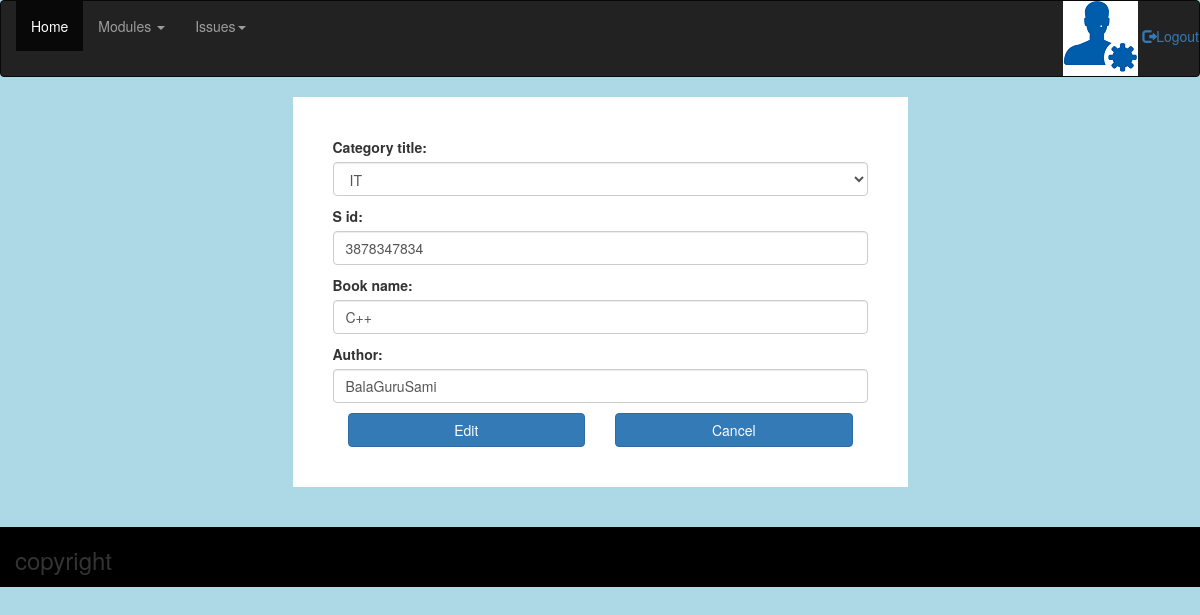
/admin-dash/book/update/2/ (signed in), run on the app's committed database.
### libraryapp/models.py (models this page shows, shortened)
class Book(models.Model):
    category_title = models.CharField(
        max_length=30, choices=CATEGORY_CHOICES, default=1)
    s_id = models.IntegerField(max_length=20, blank=False)
    book_name = models.CharField(max_length=30, blank=False)
    author = models.CharField(max_length=20, blank=False)

### libraryapp/views.py (the view)
class AdminBookUpdateView(LoginRequiredMixin, UpdateView):
    login_url = '/login/'
    template_name = 'book/adminbookupdate.html'
    queryset = Book.objects.all()
    modal = Book
    form_class = BookForm
    success_url = '/admin-dash/book/'

### libraryapp/forms.py
class BookForm(forms.ModelForm):
    class Meta:
        model = Book
        fields = ['category_title', 's_id', 'book_name', 'author']
    def __init__(self, *args, **kwargs):
        super().__init__(*args, **kwargs)
        for field in iter(self.fields):
            self.fields[field].widget.attrs.update(
                {'class': 'form-control'})

### templates/book/adminbookupdate.html (shortened to what this page needs)
{% extends '../base.html' %}
{% load static %}
     {% block content %}
     <div class="row">
        <div class="col-md-6 col-md-offset-3" style="background-color: #fff; padding: 40px;">
         <form method="POST">
             {{ form.as_p }}
             <div class="col-md-6">
                <button class="btn btn-primary btn-block">Edit</button>
             </div>
            <div class="col-md-6">
                <a href="{% url 'libraryapp:adminbooklist' %}" class="btn btn-primary btn-block pull-right">Cancel</a>
            </div>
         </form>
                 </div>
      </div>
   {% endblock %}

### data on the page
Book: category_title "IT", s_id "3878347834", book_name "C++", author "BalaGuruSami"
